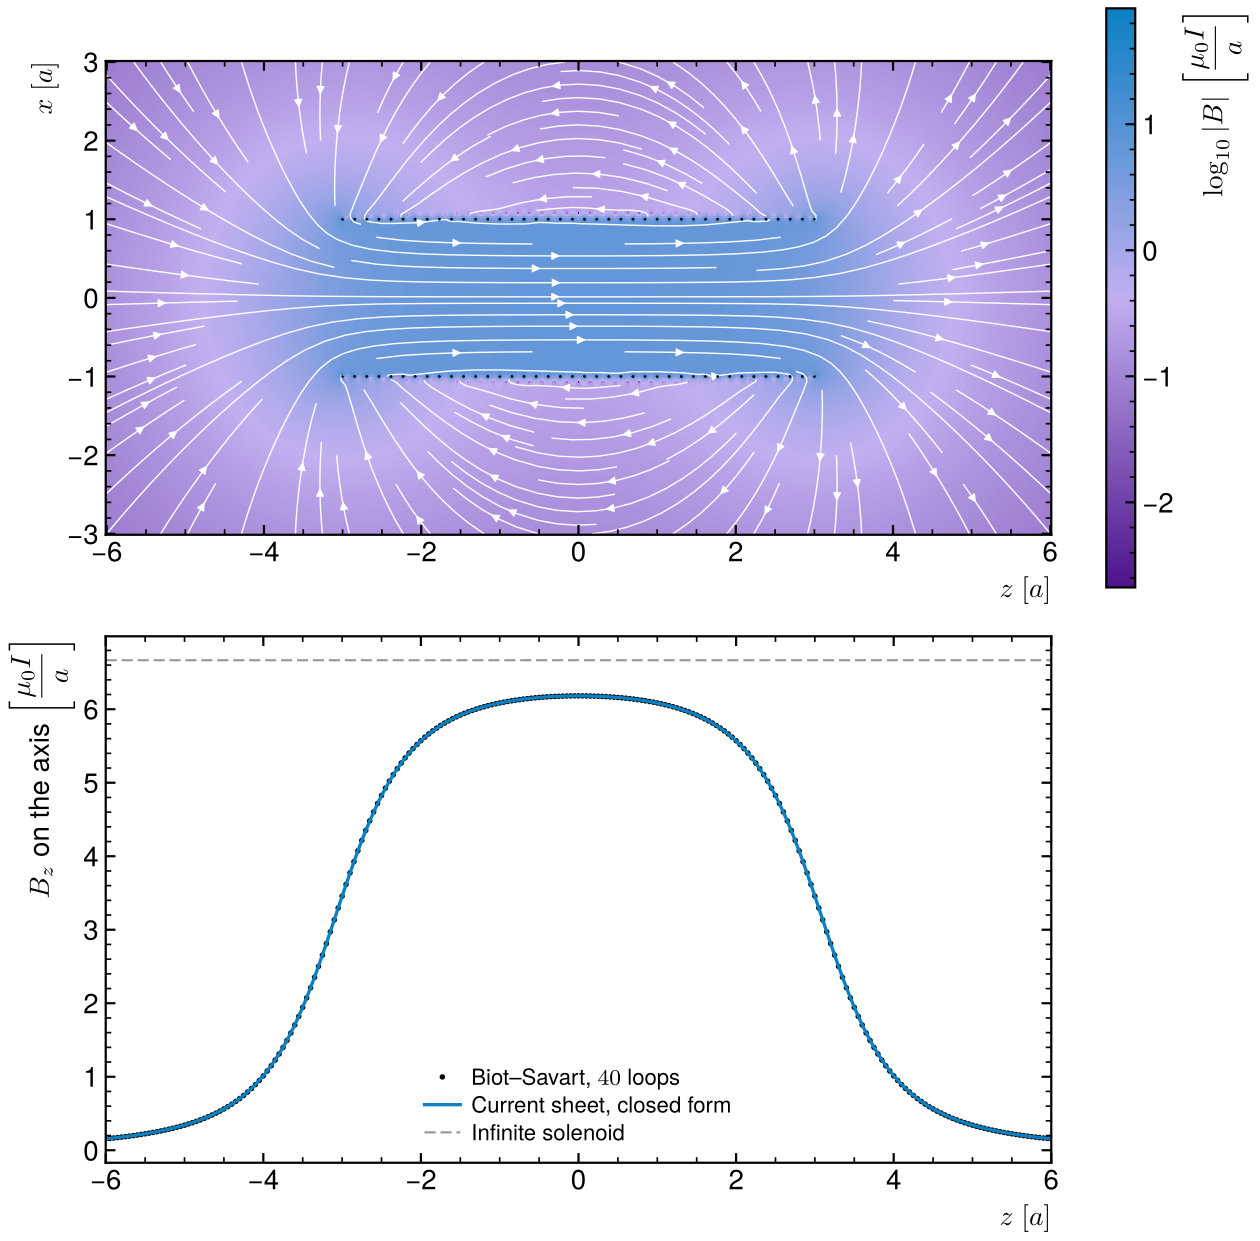

This figure's Python source:
"""Magnetic field of a finite solenoid from the Biot-Savart law.

The solenoid is N circular loops of radius a stacked along z. The field of one
loop is written with complete elliptic integrals (exact, no discretisation of
the wire), and the solenoid's field is the sum over loops. On the axis it is
checked against the closed form for a finite solenoid,
    B_z(z) = (mu0 n I / 2) [ (z + L/2) / sqrt((z + L/2)^2 + a^2) - (z - L/2) / sqrt((z - L/2)^2 + a^2) ].

    python3 solenoid.py        # check + figure
Units: mu0 I = 1, lengths in units of the radius a.
"""
import sys
from pathlib import Path

import numpy as np
from scipy.special import ellipe, ellipk

A, N_LOOPS, LENGTH = 1.0, 40, 6.0
Z_LOOPS = np.linspace(-LENGTH / 2, LENGTH / 2, N_LOOPS)


def loop_field(rho, z):
    """(B_rho, B_z) of one loop of radius A in the plane z = 0 (mu0 I = 1)."""
    rho = np.maximum(rho, 1e-9)
    q = (A + rho) ** 2 + z**2
    m = 4 * A * rho / q
    k, e = ellipk(m), ellipe(m)
    d = np.maximum((A - rho) ** 2 + z**2, 1e-6)          # on the wire itself the field diverges
    pre = 1 / (2 * np.pi * np.sqrt(q))
    b_z = pre * (k + (A**2 - rho**2 - z**2) / d * e)
    with np.errstate(invalid="ignore"):                   # 0 * inf on the axis, masked below
        b_rho = pre * z / rho * (-k + (A**2 + rho**2 + z**2) / d * e)
    return np.where(rho > 1e-6, b_rho, 0.0), b_z           # B_rho = 0 on the axis by symmetry


def solenoid_field(rho, z):
    b = [loop_field(rho, z - zl) for zl in Z_LOOPS]
    return sum(x[0] for x in b), sum(x[1] for x in b)


def axis_exact(z):
    """Uniform current sheet equivalent to the loops: each loop stands for one spacing."""
    span = LENGTH + LENGTH / (N_LOOPS - 1)
    n, half = N_LOOPS / span, span / 2
    return n / 2 * ((z + half) / np.hypot(z + half, A) - (z - half) / np.hypot(z - half, A))


if __name__ == "__main__":
    import matplotlib
    matplotlib.use("Agg")
    import matplotlib.pyplot as plt

    # Optional house style (figstyle.py at the repository root)
    sys.path.insert(0, str(Path(__file__).resolve().parents[2]))
    import figstyle
    figstyle.apply()
    si_unit, si_qty = figstyle.unit, figstyle.qty
    SEQUENTIAL = figstyle.cmap("CMAP_BLUE", "viridis")

    # 1. Check: one loop on its axis gives a^2 / (2 (a^2 + z^2)^(3/2))
    z = np.linspace(-3, 3, 61)
    assert np.allclose(loop_field(0, z)[1], A**2 / (2 * (A**2 + z**2) ** 1.5), rtol=1e-6)
    # 2. Check: the solenoid on its axis against the current-sheet formula, away from the ends
    z = np.linspace(-6, 6, 241)
    bz = solenoid_field(0, z)[1]
    gap = np.abs(bz / axis_exact(z) - 1)[np.abs(z) < LENGTH]
    print(f"Axis: B_z(0) = {bz[120]:.4f}, infinite solenoid n mu0 I = {N_LOOPS / LENGTH:.4f}; "
          f"max gap to the sheet formula = {gap.max():.1e}")
    assert gap.max() < 1e-2, "axis field off the closed form"

    # Figure: field lines and |B| in a plane containing the axis
    rr, zz = np.meshgrid(np.linspace(-3, 3, 241), np.linspace(-6, 6, 481))
    b_rho, b_z = solenoid_field(np.abs(rr), zz)
    b_x = np.sign(rr) * b_rho
    fig, axes = plt.subplots(2, 1, figsize=(6.5, 6.4), gridspec_kw={"height_ratios": [1.1, 1]})
    ax = axes[0]
    mag = np.hypot(b_x, b_z)
    im = ax.pcolormesh(zz, rr, np.log10(mag), cmap=SEQUENTIAL, shading="auto", rasterized=True)
    ax.streamplot(zz[:, 0], rr[0], b_z.T, b_x.T, color="w", density=1.2, linewidth=0.5, arrowsize=0.6)
    ax.plot(Z_LOOPS, np.full(N_LOOPS, A), ".", color="k", ms=2)
    ax.plot(Z_LOOPS, np.full(N_LOOPS, -A), ".", color="k", ms=2)
    ax.set(xlabel="$z$ $[a]$", ylabel="$x$ $[a]$", aspect="equal")
    fig.colorbar(im, ax=ax, label=r"$\log_{10} |B|$ $\left[\frac{\mu_0 I}{a}\right]$")
    ax = axes[1]
    ax.plot(z, bz, "o", color="k", ms=2, label=f"Biot–Savart, {figstyle.num(N_LOOPS)} loops")
    ax.plot(z, axis_exact(z), color="C0", label="Current sheet, closed form")
    ax.axhline(N_LOOPS / LENGTH, color="0.6", ls="--", lw=0.8, label="Infinite solenoid")
    ax.set(xlabel="$z$ $[a]$", ylabel=r"$B_z$ on the axis $\left[\frac{\mu_0 I}{a}\right]$")
    ax.legend(fontsize=8)
    fig.savefig("solenoid.png", dpi=200)
    print("Saved solenoid.png")
